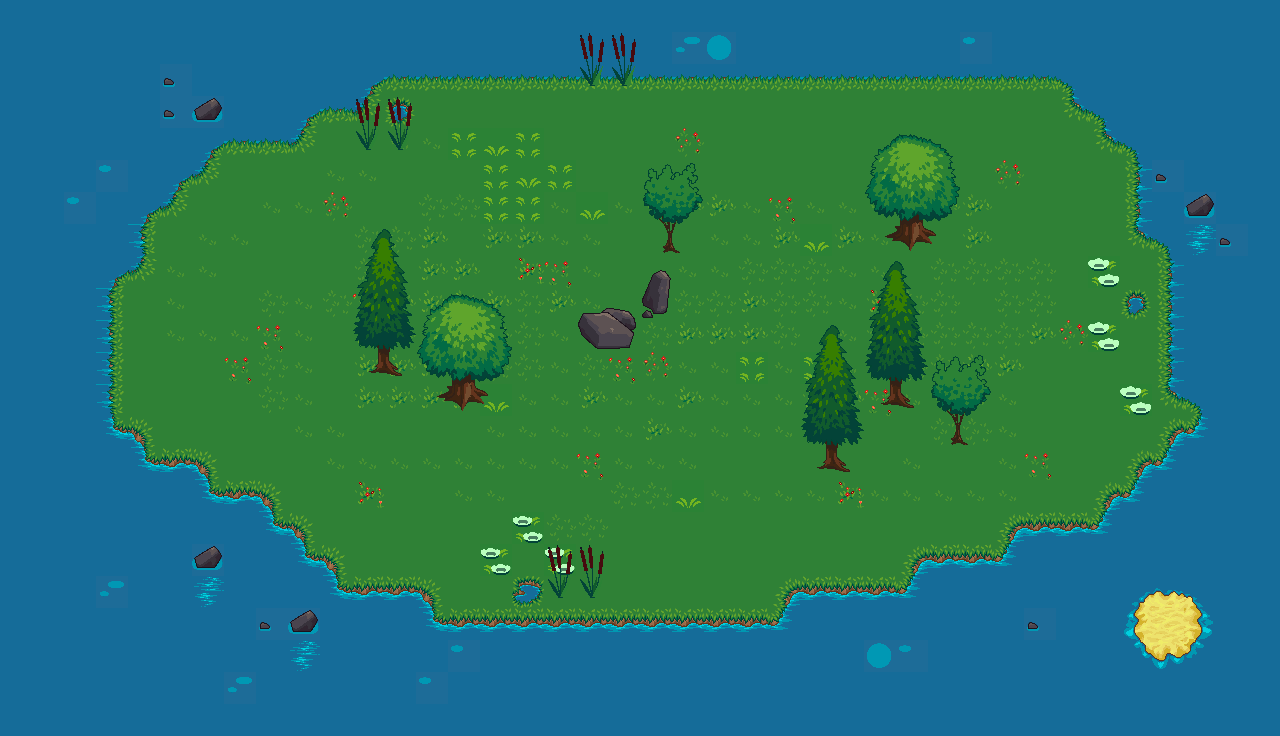

This game map was drawn from its Tiled (.tmx) file and the tilesets committed beside it. A one-line description and the trimmed map source follow:
An orthogonal 40x23 tile map with 32x32 px tiles, 2 tile layers (Capa de Patrones 1, Capa de patrones 2).

<map version="1.0" orientation="orthogonal" renderorder="right-down" width="40" height="23" tilewidth="32" tileheight="32" nextobjectid="1">
 <tileset firstgid="1" name="tiles" tilewidth="32" tileheight="32" tilecount="1024" columns="32">
  <image source="terrain_atlas.png" width="1024" height="1024" />
  <tile id="30">
   <properties>
    <property name="collidable" type="bool" value="true" />
   </properties>
  </tile>
  <tile id="31">
   <properties>
    <property name="collidable" type="bool" value="true" />
   </properties>
  </tile>
  <tile id="62">
   <properties>
    <property name="collidable" type="bool" value="true" />
   </properties>
  </tile>
  <tile id="63">
   <properties>
    <property name="collidable" type="bool" value="true" />
   </properties>
  </tile>
  <tile id="94">
   <properties>
    <property name="collidable" type="bool" value="true" />
   </properties>
  </tile>
  <tile id="95">
   <properties>
    <property name="collidable" type="bool" value="true" />
   </properties>
  </tile>
  <tile id="126">
   <properties>
    <property name="collidable" type="bool" value="true" />
   </properties>
  </tile>
  <tile id="127">
   <properties>
    <property name="collidable" type="bool" value="true" />
   </properties>
  </tile>
  <tile id="158">
   <properties>
    <property name="collidable" type="bool" value="true" />
   </properties>
  </tile>
  <tile id="159">
   <properties>
    <property name="collidable" type="bool" value="true" />
   </properties>
  </tile>
  <tile id="295">
   <properties>
    <property name="collidable" type="bool" value="true" />
   </properties>
  </tile>
  <tile id="296">
   <properties>
    <property name="collidable" type="bool" value="true" />
   </properties>
  </tile>
  <tile id="327">
   <properties>
    <property name="collidable" type="bool" value="true" />
   </properties>
  </tile>
  <tile id="328">
   <properties>
    <property name="collidable" type="bool" value="true" />
   </properties>
  </tile>
  <tile id="358">
   <properties>
    <property name="collidable" type="bool" value="true" />
   </properties>
  </tile>
  <tile id="359">
   <properties>
    <property name="collidable" type="bool" value="true" />
   </properties>
  </tile>
  <tile id="360">
   <properties>
    <property name="collidable" type="bool" value="true" />
   </properties>
  </tile>
  <tile id="390">
   <properties>
    <property name="collidable" type="bool" value="true" />
   </properties>
  </tile>
  <tile id="391">
   <properties>
    <property name="collidable" type="bool" value="true" />
   </properties>
  </tile>
  <tile id="392">
   <properties>
    <property name="collidable" type="bool" value="true" />
   </properties>
  </tile>
  <tile id="422">
   <properties>
    <property name="collidable" type="bool" value="true" />
   </properties>
  </tile>
  <tile id="423">
   <properties>
    <property name="collidable" type="bool" value="true" />
   </properties>
  </tile>
  <tile id="424">
   <properties>
    <property name="collidable" type="bool" value="true" />
   </properties>
  </tile>
  <tile id="859">
   <properties>
    <property name="collidable" type="bool" value="true" />
   </properties>
  </tile>
  <tile id="860">
   <properties>
    <property name="collidable" type="bool" value="true" />
   </properties>
  </tile>
  <tile id="861">
   <properties>
    <property name="collidable" type="bool" value="true" />
   </properties>
  </tile>
  <tile id="891">
   <properties>
    <property name="collidable" type="bool" value="true" />
   </properties>
  </tile>
  <tile id="892">
   <properties>
    <property name="collidable" type="bool" value="true" />
   </properties>
  </tile>
  <tile id="893">
   <properties>
    <property name="collidable" type="bool" value="true" />
   </properties>
  </tile>
  <tile id="925">
   <properties>
    <property name="collidable" type="bool" value="true" />
   </properties>
  </tile>
  <tile id="926">
   <properties>
    <property name="collidable" type="bool" value="true" />
   </properties>
  </tile>
  <tile id="927">
   <properties>
    <property name="collidable" type="bool" value="true" />
   </properties>
  </tile>
  <tile id="955">
   <properties>
    <property name="collidable" type="bool" value="true" />
   </properties>
  </tile>
  <tile id="956">
   <properties>
    <property name="collidable" type="bool" value="true" />
   </properties>
  </tile>
  <tile id="957">
   <properties>
    <property name="collidable" type="bool" value="true" />
   </properties>
  </tile>
  <tile id="958">
   <properties>
    <property name="collidable" type="bool" value="true" />
   </properties>
  </tile>
  <tile id="959">
   <properties>
    <property name="collidable" type="bool" value="true" />
   </properties>
  </tile>
  <tile id="987">
   <properties>
    <property name="collidable" type="bool" value="true" />
   </properties>
  </tile>
  <tile id="988">
   <properties>
    <property name="collidable" type="bool" value="true" />
   </properties>
  </tile>
  <tile id="989">
   <properties>
    <property name="collidable" type="bool" value="true" />
   </properties>
  </tile>
  <tile id="990">
   <properties>
    <property name="collidable" type="bool" value="true" />
   </properties>
  </tile>
  <tile id="991">
   <properties>
    <property name="collidable" type="bool" value="true" />
   </properties>
  </tile>
  <tile id="1019">
   <properties>
    <property name="collidable" type="bool" value="true" />
   </properties>
  </tile>
  <tile id="1020">
   <properties>
    <property name="collidable" type="bool" value="true" />
   </properties>
  </tile>
  <tile id="1021">
   <properties>
    <property name="collidable" type="bool" value="true" />
   </properties>
  </tile>
  <tile id="1022">
   <properties>
    <property name="collidable" type="bool" value="true" />
   </properties>
  </tile>
  <tile id="1023">
   <properties>
    <property name="collidable" type="bool" value="true" />
   </properties>
  </tile>
 </tileset>
 <layer name="Capa de Patrones 1" width="40" height="23">
  <data>[920 cells, 920 non-empty, 41 distinct tile ids]</data>
 </layer>
 <layer name="Capa de patrones 2" width="40" height="23">
  <data>[920 cells, 84 non-empty, 36 distinct tile ids]</data>
 </layer>
</map>
